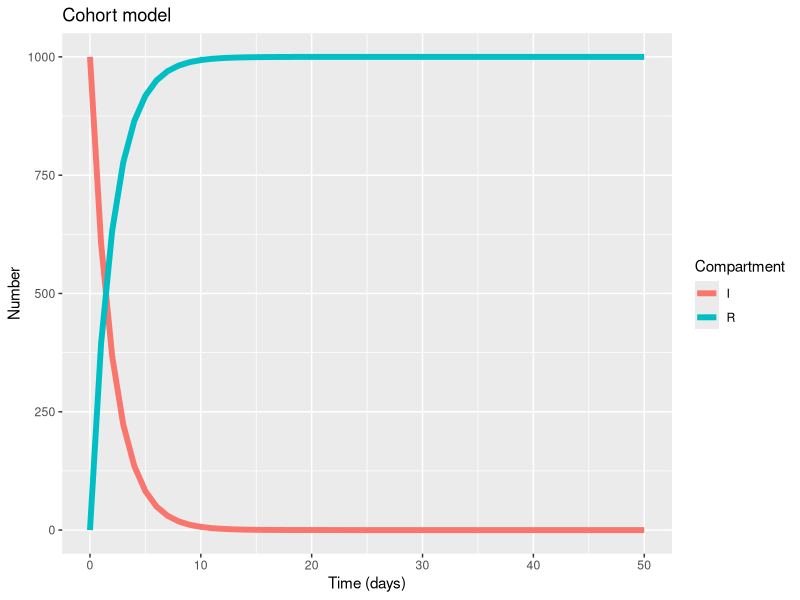

Recreate this plot in R.
## ---- chunk 1
knitr::opts_chunk$set(echo = TRUE)
## ---- chunk 2

# Load some useful packages:
library(deSolve)  # To solve differential equations 
library(reshape2) # To To manipulate our model output
library(ggplot2)  # To produce nice plots!
library(here)     # To ensure that we always are in our working directory


###################
#  Now let's code our  cohort model 

# We will call our tota population N. Let's create a parameter for N
N <- 1000

### Some model inputs

# Initial conditions: The cohort mode we want to code has two satges, I Infected  and R (recovered) 

# Lets create a vector that contains the state variables of the model

initial_state_values <- c(
                          I = N,
                          R = 0)           

# Note that we assign we assign initial values to model compartments I and R

# Parameter values per day: We now that the infectious period is on average 2 days
# According to that we can express the recovery rate (gamma) as follows:

parameters <- c(gamma = 1/2)


# TIMESTEPS:

# This is a Vector storing the sequence of timesteps to solve the model at
times <- seq(from = 0, to = 50, by = 1)   # from 0 to 50 days in daily intervals


### Now code the model ! 

## ODEs 
# The model function below takes as input arguments 
# (in the following order): time, state and parameters
# Note how the differential equations are coded and compare to your notes ! 

cohort_model <- function(time, state, parameters) {  
  
  with(as.list(c(state, parameters)), {     
    
    # Calculating the total population size N (the sum of the number of people in each compartment)
    N <- I+R
    
    # The differential equations
    dI  <- -gamma * I     
    dR <- gamma * I

    return(list(c(dI, dR))) 
  })
  
}

## ---- chunk 3
## MODEL OUTPUT (Solving the differential equations using the ode integration algorithm)

# We use the function ode (from deSolve package) and pass the system and parameters 
# that we have created above

# The model output will be stored in the data frame output1

output1 <- as.data.frame(ode(y = initial_state_values, 
                             times = times, 
                             func = cohort_model,
                             parms = parameters))

# Let's give the output a look by typing output1 in the console

# You see that each state variable (I and R) have each one a column
# For plotting this results we what we call long format, so let's use the rehsape 
# package and function "melt" to get our output in that format

# turn output data set into long format
output1_long <- melt(as.data.frame(output1), id = "time")                  

# Let's give the output a look by typing output1_long in the console


## Plot model out

# Plot the number of people in the I and R compartments over time
ggplot(data = output1_long,                                              # specify object containing data to plot
       aes(x = time, y = value, colour = variable, group = variable)) +  # assign columns to axes and groups
  geom_line(size=2) +                                                    # represent data as lines
  xlab("Time (days)")+                                                   # add label for x axis
  ylab("Number") +                                                       # add label for y axis
  labs(colour = "Compartment",                                           # add legend title  
  title = "Cohort model")  
